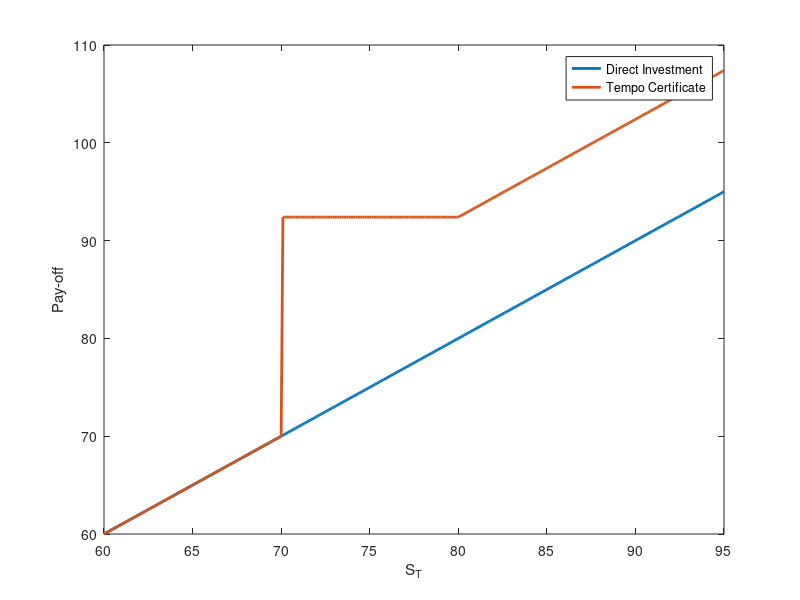

The MATLAB script that drew this image:
%% Illustration of the pay-off
S0 = 92.40;
H = 70;
L = 80; 
ST = 60:0.1:95;

minL = min(L, ST);
Payoff = ST + (S0-minL).*max((minL-H)./abs(minL-H),0);
plot(ST, ST, 'LineWidth', 2)
hold on 
plot(ST, Payoff, 'LineWidth', 2)
xlabel('S_T')
ylabel('Pay-off')
legend('Direct Investment', 'Tempo Certificate')